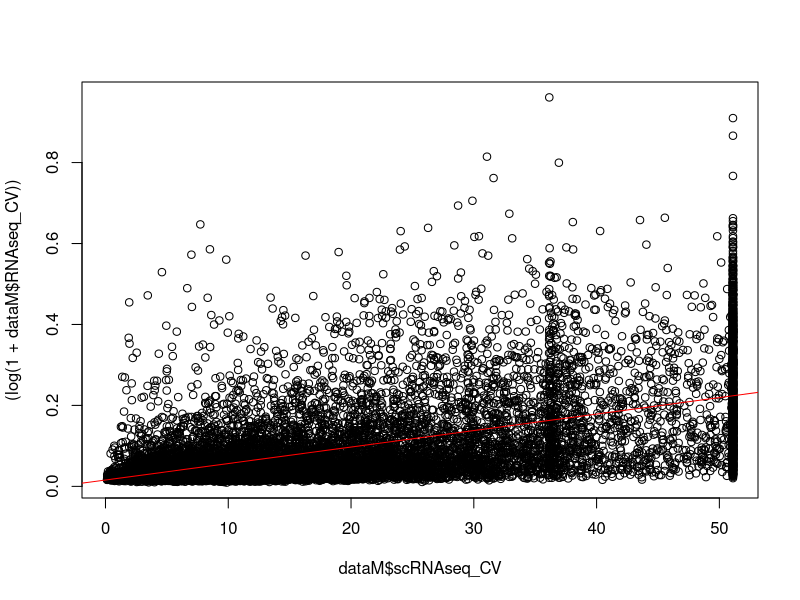
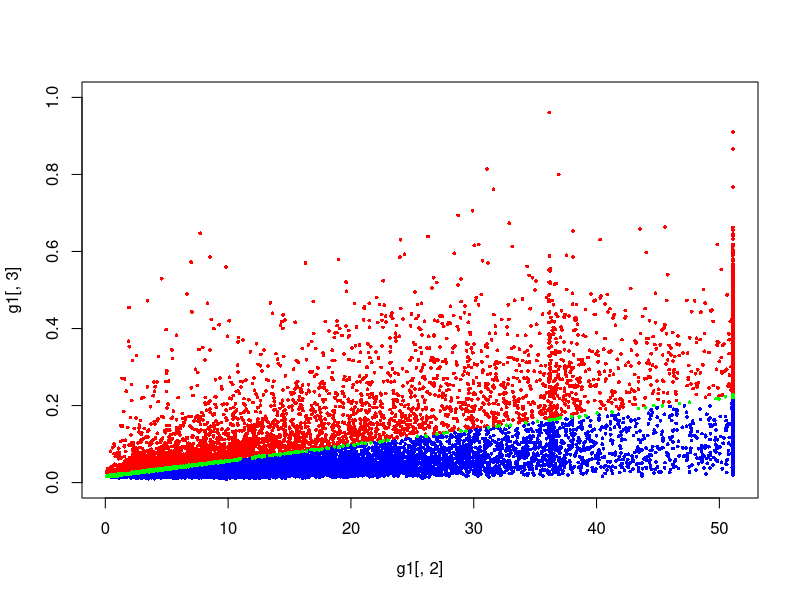

These charts were generated, in order, by the following R code: (Note: this script raises an error after producing the figures.)
dataM <- read.csv("dataFiles/dataM.csv")
dataT <- read.csv("dataFiles/dataT.csv")

# Linear model
lmM <- lm(formula = (log(1+RNAseq_CV))~scRNAseq_CV, data = dataM)
plot((log(1+dataM$RNAseq_CV))~dataM$scRNAseq_CV)
abline(lmM, col= "red")

# Confidence intervals
ci <- predict(object = lmM,newdata = data.frame(scRNAseq_CV= dataM$scRNAseq_CV), interval="conf", level = 0.95)
limits <- cbind(gene= dataM$ENSEMBL,x=dataM$scRNAseq_CV,y=log(1+dataM$RNAseq_CV),ci)

# Split the groups
pdf("genesByGroup/plotGroups.pdf")
g1 <- limits[limits[,3]>limits[,6],]
plot(x = g1[,2], y = g1[,3], col = "red", pch = 16, cex= 0.5, ylim=c(0,1))
g3 <- limits[limits[,3]<limits[,5],]
points(x = g3[,2], y = g3[,3], col = "blue", pch = 16, cex= 0.5)
g2 <- limits[((limits[,3]<limits[,6])&(limits[,3]>limits[,5])),]
points(x = g2[,2], y = g2[,3], col = "green", pch = 16, cex= 0.5)
dev.off()

# Output files
writeLines(text = as.vector(dataM$ENSEMBL[g1[,1]]),con='genesByGroup/G1.txt')
writeLines(text = as.vector(dataM$ENSEMBL[g2[,1]]),con='genesByGroup/G2.txt')
writeLines(text = as.vector(dataM$ENSEMBL[g3[,1]]),con='genesByGroup/G3.txt')

